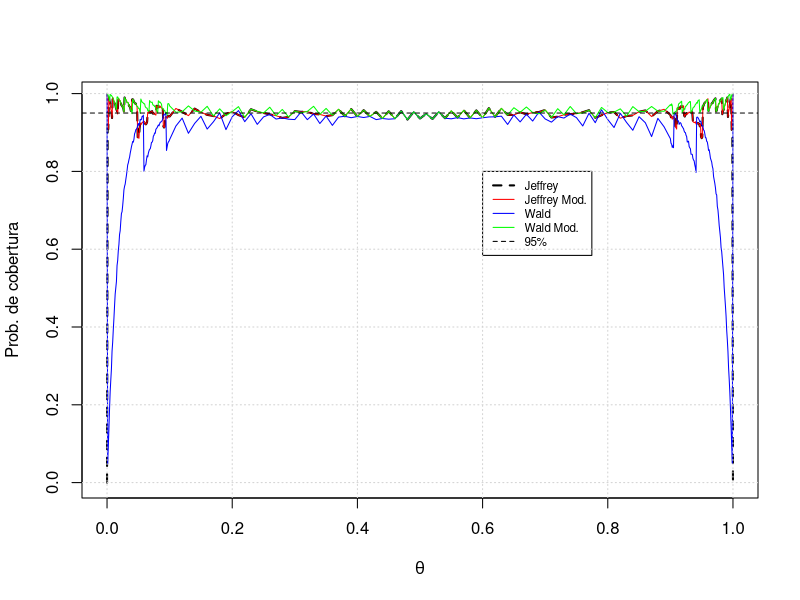
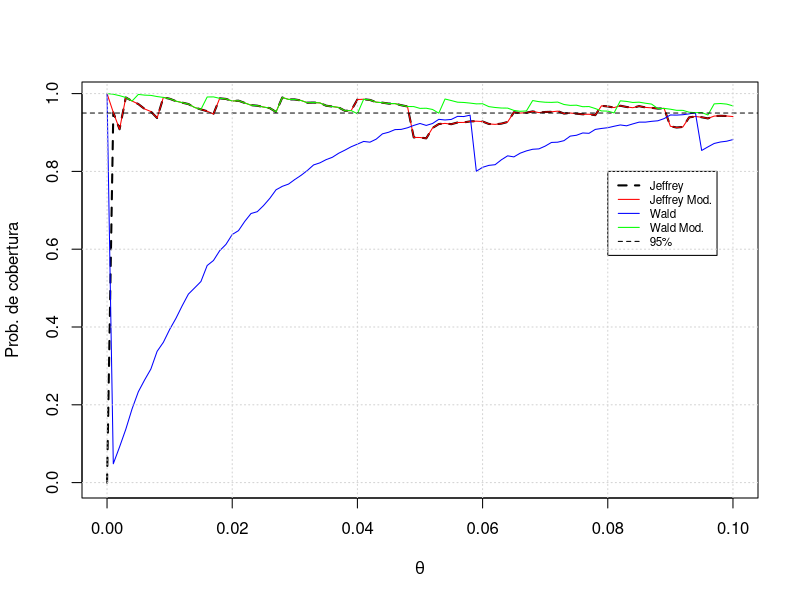
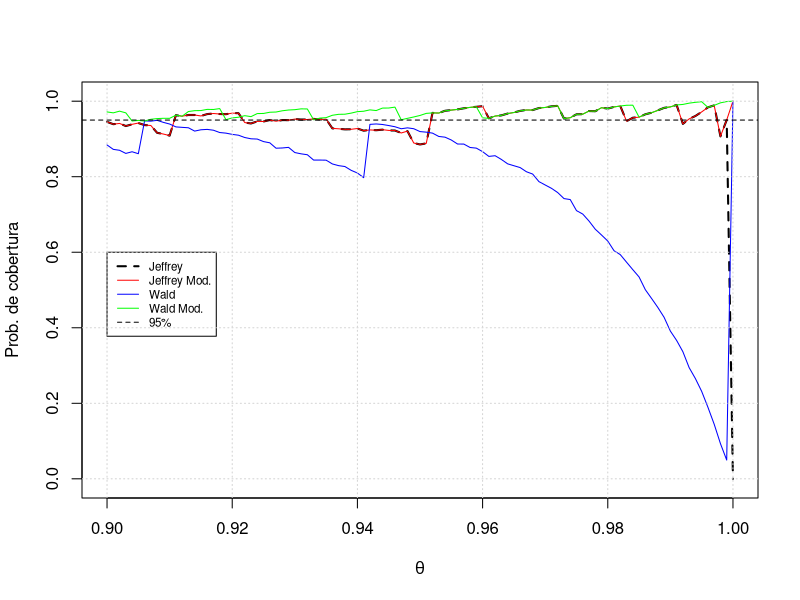

Reproduce these figures in R, in order.
graphics.off()  # close all plots
rm(list=ls())	# clear the (global) environment variables
cat("\014") 	# clear the console (Ctrl+L)
set.seed(42)    # semente de simulação

# Print auxiliary function
printf <- function(...) {
    x = paste(sprintf(...),"\n")
    return(cat(x))
}

beta_pdf <- function(x, alpha, beta) {
    y <- dbeta(x, alpha, beta)
    return(y)
}

beta_cdf <- function(q, alpha, beta){
    y <- pbeta(q, alpha, beta)
    return(y)
}

norm_pdf <- function(x, mu, sigma){
    y <- dnorm(x, mean=mu, sd=sigma)
    return(y)
}

# Fuções auxiliares para cálculo dos intervalos

jeffrey <- function(alpha, beta){
    a <- qbeta(0.025, alpha, beta)
    b <-qbeta(0.975, alpha, beta)
    return(list(a=a, b=b))
}

jeffrey_modificado <- function(x, n, a1, b1){
    if (x == 0){
        a2 <- 0
        b2 <- b1
    } else{
        if (x == n) {
            a2 <- a1
            b2 <- 1
        } else{
            a2 <- a1
            b2 <- b1
        }
    }
    return(list(a=a2, b=b2))
}

wald <- function(x,n){
    theta_hat <- x/n
    sigma <- sqrt((theta_hat*(1-theta_hat))/n)
    a <- qnorm(0.025, theta_hat, sigma)
    b <- qnorm(0.975, theta_hat ,sigma)
    return(list(a=a, b=b))
}

wald_modificado <- function(x,n){
    theta_hat <- (x+2)/(n+4)
    sigma <- sqrt(theta_hat*(1-theta_hat)/(n+4))
    a <- qnorm(0.025, theta_hat, sigma)
    b <- qnorm(0.975, theta_hat, sigma)
    return(list(a=a, b=b))
}

# verifica se theta está em um dado intervalo
verifica_intervalo <- function(a,b,theta_hidden){
    if (theta_hidden >= a & theta_hidden <= b){
        coberto = TRUE
    } else{
        coberto = FALSE
    }
    return(coberto)
}

#####
# Simulação

N <- 10000 # número de experimentos
n <- 50    # tamanho de cada amostra

# Espaço amostral
Theta_hidden1 <- seq(0,    0.10, 0.001)
Theta_hidden2 <- seq(0.11, 0.89, 0.010)
Theta_hidden3 <- seq(0.90, 1,    0.001)
Theta_hidden <-c(Theta_hidden1, Theta_hidden2, Theta_hidden3)

# Vetores auxiliares
Prob_cobertura_jeffrey <- numeric(length(Theta_hidden))
Prob_cobertura_jeffrey_mod <- numeric(length(Theta_hidden))
Prob_cobertura_wald <- numeric(length(Theta_hidden))
Prob_cobertura_wald_mod <- numeric(length(Theta_hidden))


for (i in 1:length(Theta_hidden)){

    theta_hidden <- Theta_hidden[i]
    ns_jeffrey <- 0 # número de sucessos
    ns_jeffrey_mod <- 0
    ns_wald <- 0
    ns_wald_mod <- 0

    for (j in 1:N){

        # simula um valor para x
        x <- rbinom(1, size=n, prob=theta_hidden)

        # Hiperparãmetros da posteriori - theta|x ~ Beta(alpha, beta)
        alpha <- x+1/2
        beta <- n-x+1/2

        # Calcula os intervalos de confiança

        # Jeffrey
        res_jeffrey <- jeffrey(alpha,beta)
        a_jeffrey <- res_jeffrey$a
        b_jeffrey <- res_jeffrey$b
        if (verifica_intervalo(a_jeffrey,b_jeffrey,theta_hidden)) {
            ns_jeffrey <- ns_jeffrey + 1
        }

        # Jeffrey Modificado
        res_jeffrey_mod <- jeffrey_modificado(x, n, a_jeffrey, b_jeffrey)
        a_jeffrey_mod <- res_jeffrey_mod$a
        b_jeffrey_mod <- res_jeffrey_mod$b
        if (verifica_intervalo(a_jeffrey_mod, b_jeffrey_mod, theta_hidden)) {
            ns_jeffrey_mod <- ns_jeffrey_mod + 1
        }

        # Wald
        res_wald <- wald(x, n)
        a_wald <- res_wald$a
        b_wald <- res_wald$b
        if (verifica_intervalo(a_wald, b_wald, theta_hidden)) {
            ns_wald <- ns_wald + 1
        }

        # Wald modificado
        res_wald_mod <- wald_modificado(x, n)
        a_wald_mod <- res_wald_mod$a
        b_wald_mod <- res_wald_mod$b
        if (verifica_intervalo(a_wald_mod, b_wald_mod, theta_hidden)) {
            ns_wald_mod <- ns_wald_mod + 1
        }

    }

    # Calcula a probabilidade de cobertura
    Prob_cobertura_jeffrey[i] <- ns_jeffrey/N
    Prob_cobertura_jeffrey_mod[i] <- ns_jeffrey_mod/N
    Prob_cobertura_wald[i] <- ns_wald/N
    Prob_cobertura_wald_mod[i] <- ns_wald_mod/N
}

#####
# Gráficos
plot(Theta_hidden, Prob_cobertura_jeffrey, t='l', lty=2, lwd=2,
     xlab=expression(theta), ylab="Prob. de cobertura")
lines(Theta_hidden, Prob_cobertura_jeffrey_mod, t='l', col='red')
lines(Theta_hidden, Prob_cobertura_wald, t='l', col='blue')
lines(Theta_hidden, Prob_cobertura_wald_mod, t='l', col='green')
abline(h=0.95, lt=2)
legend(0.6, 0.8, legend=c("Jeffrey", "Jeffrey Mod.", "Wald", "Wald Mod.", "95%"),
       col=c("black", "red", "blue", "green", "black"), lty=c(2,1,1,1,2), 
       lwd=c(2,1,1,1,1), cex=0.7)
grid()

plot(Theta_hidden1, Prob_cobertura_jeffrey[1:101], t='l', lty=2, lwd=2,
     xlab=expression(theta), ylab="Prob. de cobertura")
lines(Theta_hidden1, Prob_cobertura_jeffrey_mod[1:101], t='l', col='red')
lines(Theta_hidden1, Prob_cobertura_wald[1:101], t='l', col='blue')
lines(Theta_hidden1, Prob_cobertura_wald_mod[1:101], t='l', col='green')
abline(h=0.95, lt=2)
legend(0.08, 0.8, legend=c("Jeffrey", "Jeffrey Mod.", "Wald", "Wald Mod.", "95%"),
       col=c("black", "red", "blue", "green", "black"), lty=c(2,1,1,1,2), lwd=c(2,1,1,1,1), cex=0.7)
grid()

plot(Theta_hidden3, Prob_cobertura_jeffrey[181:281], t='l', lty=2, lwd=2, ylim=c(-0.01,1.01),
     xlab=expression(theta), ylab="Prob. de cobertura")
lines(Theta_hidden3, Prob_cobertura_jeffrey_mod[181:281], t='l', col='red')
lines(Theta_hidden3, Prob_cobertura_wald[181:281], t='l', col='blue')
lines(Theta_hidden3, Prob_cobertura_wald_mod[181:281], t='l', col='green')
abline(h=0.95, lt=2)
legend(0.9, 0.6, legend=c("Jeffrey", "Jeffrey Mod.", "Wald", "Wald Mod.", "95%"),
       col=c("black", "red", "blue", "green", "black"), lty=c(2,1,1,1,2), lwd=c(2,1,1,1,1), cex=0.7)
grid()
